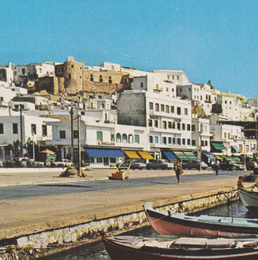
%> input picture Digital Image Processing/Project 1/TestIm1.png, 258 x 260 px, shrunk from 1227 x 1238 before the run
$ octave test1_1.m   (GNU Octave 9; MATLAB toolbox functions it lacks are replaced by stand-ins)
%> lines starting %> are read from the running program, lines starting %| are printed output that depends on the picture
%> further down, img is the input picture: size 260x258x3 uint8; mean R, G, B 132.9, 147, 142.1
### Digital Image Processing/Project 1/myImgRotation.m
function rotImg = myImgRotation(img, angle)
%> called with angle = 35
  %% Apply interpolation in original image
  H = [ 0 0.25 0; 0.25 0 0.25; 0 0.25 0];
  img =  convn(img, H);
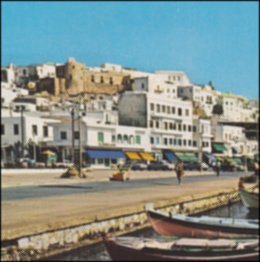
%> img: size 262x260x3 double; mean R, G, B 130.9, 144.8, 140
  img = img(3:end-2,3:end-2,:);
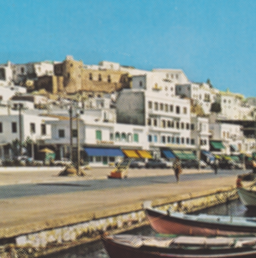
%> img: size 258x256x3 double; mean R, G, B 133.4, 147.3, 142.3
  %% Calculate rotated image size
  imgSize = size(img, [1 2]);
%> imgSize = [258 256]
  firstDim = [0 imgSize(1) imgSize(1) 0];
%> firstDim = [0 258 258 0]
  secondDim = [0 0 imgSize(2) imgSize(2)];
%> secondDim = [0 0 256 256]
  cosa = cosd(angle);
  sina = sind(angle);
  firstDimRot = cosa*(firstDim-imgSize(1)/2)+sina*(secondDim-imgSize(2)/2);
%> firstDimRot = [-179.1 32.25 179.1 -32.25]
  secondDimRot = -sina*(firstDim-imgSize(1)/2)+cosa*(secondDim-imgSize(2)/2);
%> secondDimRot = [-30.86 -178.8 30.86 178.8]
  imgSizeRot = floor([max(firstDimRot-min(min(firstDimRot),1)) ...
                      max(secondDimRot-min(min(secondDimRot),1))]);
  %% Calulate origin pixels
  firstDimIdxRot = repmat((1:imgSizeRot(1))',1,imgSizeRot(2));
  secondDimIdxRot = repmat((1:imgSizeRot(2)),imgSizeRot(1),1);
  firstDimIdx = floor(cosa*(firstDimIdxRot - imgSizeRot(1)/2) + ...
                      sina*(secondDimIdxRot -imgSizeRot(2)/2) + imgSize(1)/2);
  secondDimIdx = floor(-sina*(firstDimIdxRot - imgSizeRot(1)/2) ...
                       +cosa*(secondDimIdxRot -imgSizeRot(2)/2) + imgSize(2)/2);
  % Create the rotated image
  rotImg = zeros([imgSizeRot size(img,3)], 'uint8');
  for i=1:imgSizeRot(1)
    for j=1:imgSizeRot(2)
      if (firstDimIdx(i,j) >=1)&&(firstDimIdx(i,j) <=imgSize(1))&& ...
         (secondDimIdx(i,j)>=1)&&(secondDimIdx(i,j)<=imgSize(2))
        rotImg(i,j,:) = img(firstDimIdx(i,j),secondDimIdx(i,j),:);
      end
    end
  end
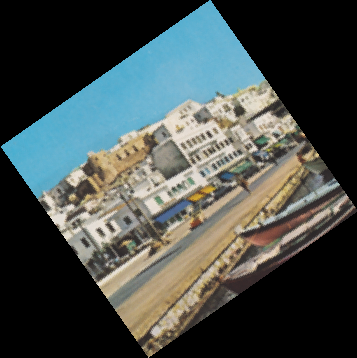
%> rotImg: size 358x357x3 uint8; mean R, G, B 69, 76.2, 73.6
end

### Digital Image Processing/Project 1/test1_1.m
clear
img = imread('TestIm1.png');
%% Rotation on TestIm1.png by theta=35degrees
angle = 35;
rotImg35 = myImgRotation(img, angle);
imwrite(rotImg35,"TestIm1_35o.png");
%% Rotation on TestIm1.png by theta=222degrees
angle = 222;
rotImg222 = myImgRotation(img, angle);
%> call 2 of myImgRotation, with angle = 222
%> after the loop in myImgRotation (call 2), `for i=1:imgSizeRot(1)`:
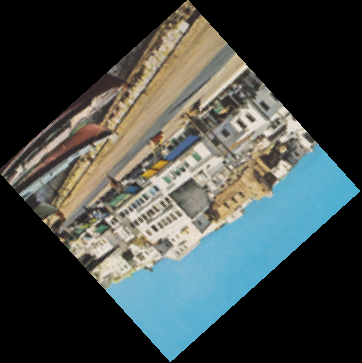
%> rotImg: size 363x362x3 uint8; mean R, G, B 67.1, 74.1, 71.6
imwrite(rotImg222,"TestIm1_222o.png");

$ run again, with Digital Image Processing/Project 1/TestIm2.png copied over Digital Image Processing/Project 1/TestIm1.png
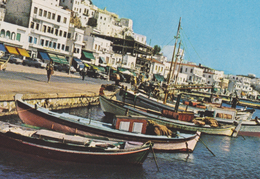
%> input picture Digital Image Processing/Project 1/TestIm2.png, 260 x 179 px, shrunk from 1401 x 965 before the run
%> img is the input picture: size 179x260x3 uint8; mean R, G, B 123, 128.7, 123.7
%> after the loop in myImgRotation, `for i=1:imgSizeRot(1)`:
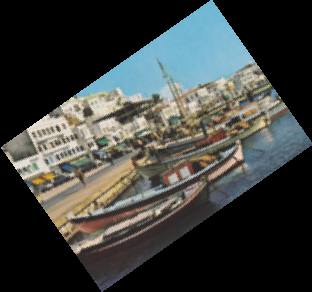
%> rotImg: size 292x312x3 uint8; mean R, G, B 61.8, 64.5, 61.9
%> after the loop in myImgRotation (call 2), `for i=1:imgSizeRot(1)`:
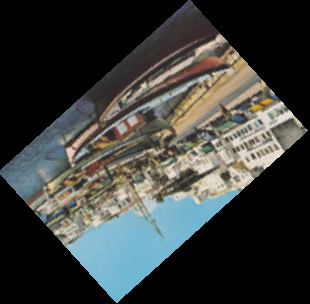
%> rotImg: size 304x310x3 uint8; mean R, G, B 59.8, 62.4, 59.8
